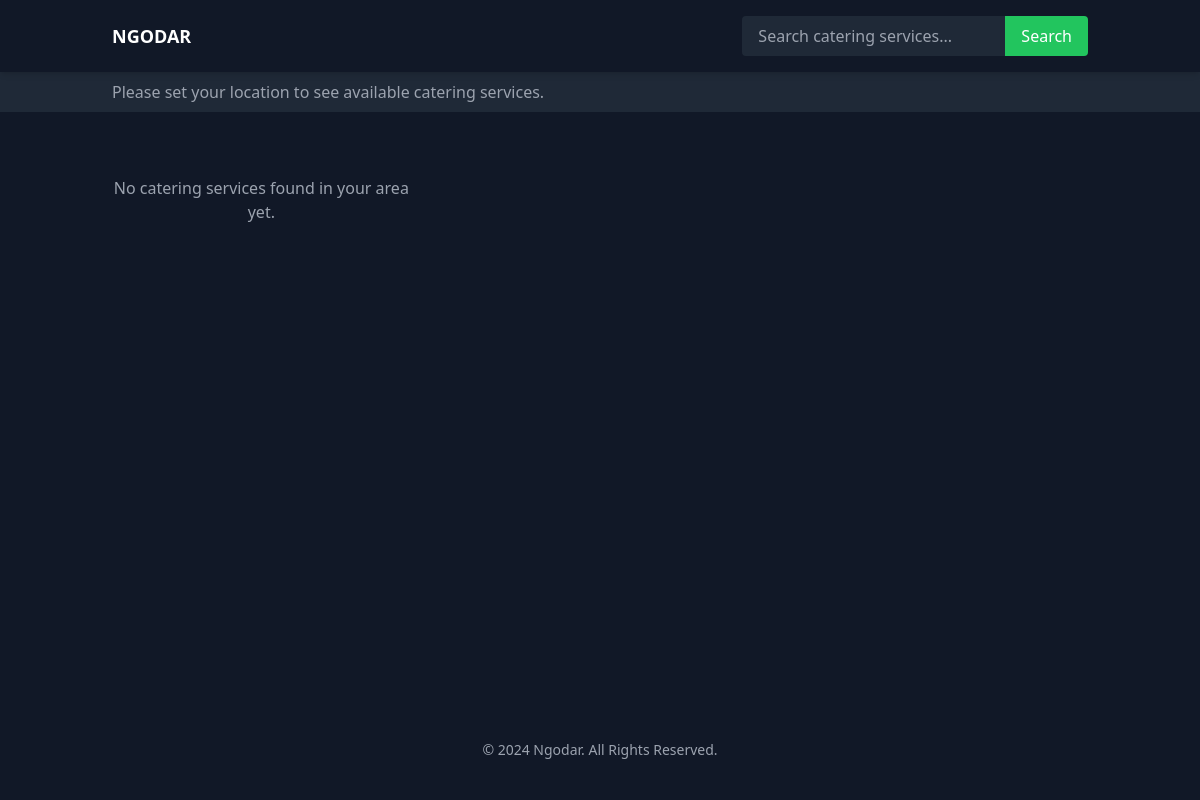
Before: /user-home/catering-list/ (signed in) with the older database file.
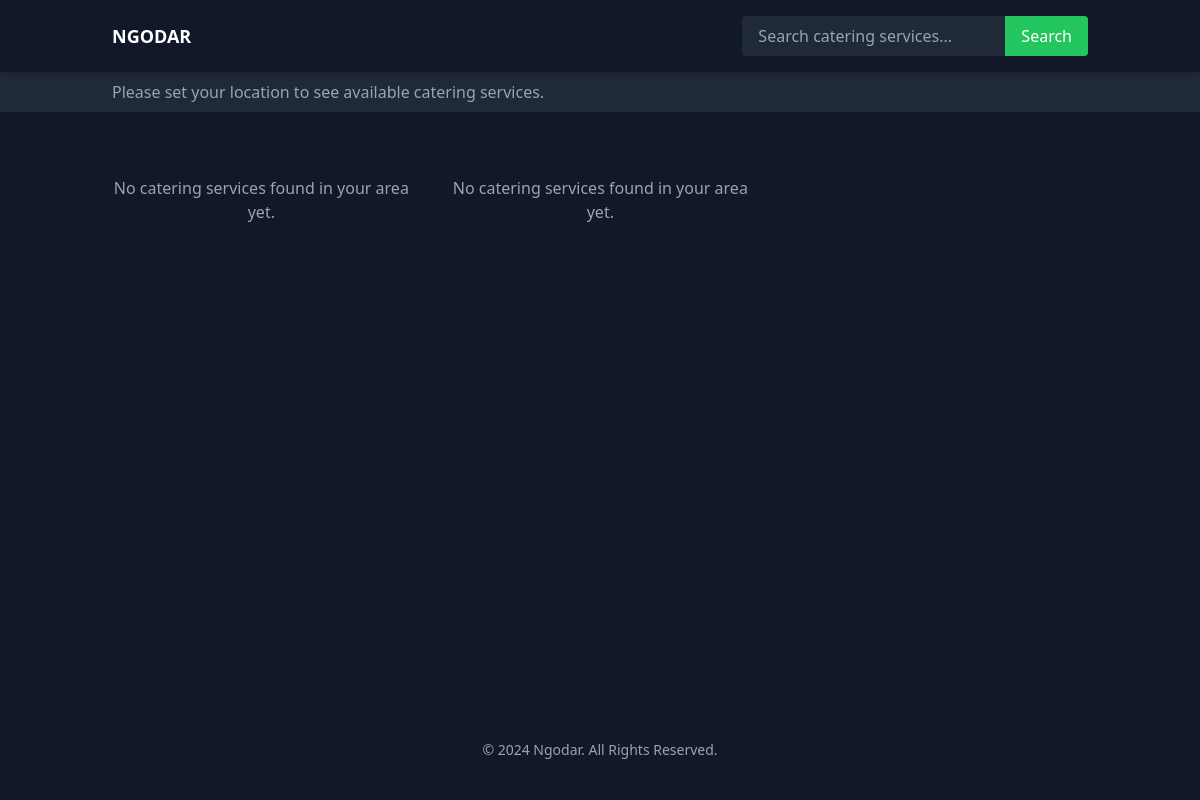
After: the same page with the newer database file.
### ngodars/models.py (models this page shows, shortened)
class PREMISE(models.Model):
    PREMISE = [
        {'hall','Hall'},
        {'catering', 'Catering'},
        {'food','Food'},
    ]
    def validate_image(image):
        if image.size > 5 * 1024 * 1024:  # Limit to 2 MB
            raise ValidationError("Image file too large ( > 5MB )")
        if not image.name.endswith(('.png', '.jpg', '.jpeg')):
            raise ValidationError("Unsupported file extension. Only .png, .jpg, and .jpeg are allowed.")
    premiseID = models.AutoField(primary_key=True)
    premisename = models.TextField()
    premisetype = models.TextField(choices=PREMISE,default=None)
    premiseimage = models.ImageField(upload_to='premise_images/', validators=[validate_image], default=None)
    statearea = models.TextField(default=None)
    poscode = models.TextField(default=None)
    unit = models.TextField(default=None)
    streetname = models.TextField(default=None)
    merchantID = models.ForeignKey(MERCHANT, on_delete=models.CASCADE, default=None)

### ngodars/views.py (the view)
# urls.py: path('user-home/catering-list/', views.catering_list, name='catering_list'),
def catering_list(request):
    user_id = request.session.get('user_id')
    location_data = request.session.get('locations')
    if not request.session.get('user_type') == 'user':
        request.session.flush()
        messages.error(request, "You do not have permission to view this page. Please login again")
        return redirect('login')
    if request.method == 'GET':
        search = request.GET.get('search_query', '')
        if search:
            return redirect('catering_search', search_query=search)
    try:
        user = USER.objects.get(userID=user_id)
        context = {'user': user}
        if location_data:
            try:
                address_obj = ADDRESS.objects.get(
                    userID=user,
                    is_used=True
                )
                context['address'] = address_obj
                premises = PREMISE.objects.filter(poscode=location_data['poscode'])
                premise_type = PREMISE.objects.filter(premisetype='catering')
                context['premise_type'] = premise_type
                context['premises'] = premises
                context['location'] = address_obj
            except ADDRESS.DoesNotExist:
                request.session['locations'] = None
                premises = PREMISE.objects.all()
                context['premises'] = premises
                messages.info(request, "Selected address not found. Showing all available restaurants.")
        else:
            premises = PREMISE.objects.all()
            context['premises'] = premises
        return render(request, 'user/catering_list.html', context)
    except USER.DoesNotExist:
        messages.error(request, "User not found. Please login again")
        return redirect('login')
    except Exception as e:
        messages.error(request, f"An error occurred: {str(e)}")
        return redirect('user_location')

### ngodars/templates/user/catering_list.html (shortened to what this page needs)
{% load static %}
<!DOCTYPE html>
<html lang="en">
<head>
    <script src="https://cdn.tailwindcss.com"></script>
</head>
<body class="bg-gray-900 text-white flex flex-col min-h-screen">
    <header class="sticky top-0 z-50 bg-gray-900 shadow-md">
        <div class="container mx-auto flex justify-between items-center py-4 px-6">
            <div class="flex items-center space-x-10">
                <a href="{% url 'user_home' %}" class="text-lg font-bold uppercase">Ngodar</a>
            </div>
            <nav class="flex space-x-6 items-center">
                <form method="get" action="{% url 'catering_list' %}" class="flex">
                    <input type="text" name="search_query" id="search_query" placeholder="Search catering services..."
                           class="px-4 py-2 rounded-l bg-gray-800 border-gray-700 focus:outline-none focus:border-green-500">
                    <button type="submit" class="bg-green-500 hover:bg-green-600 px-4 py-2 rounded-r">
                        Search
                    </button>
                </form>
            </nav>
        </div>
    </header>
    {% if location %}
        <div class="bg-gray-800 py-2">
            <div class="container mx-auto px-6">
                <p class="text-gray-400">
                     Locating from: {{location.fullname}}, {{ location.unit }}, {{ location.streetname }}, {{ location.statearea }}, {{ location.poscode }}
                </p>
            </div>
        </div>
    {% else %}
    <div class="bg-gray-800 py-2">
        <div class="container mx-auto px-6">
            <p class="text-gray-400">
                Please set your location to see available catering services.
            </p>
        </div>
    </div>
    {% endif %}
    <section class="container mx-auto mt-8 px-4 flex-grow">
        {% if premises %}
            <div class="grid grid-cols-1 md:grid-cols-2 lg:grid-cols-3 gap-6">
                {% for premise in premises %}
                    {% if premise.premisetype == 'catering' %}
                        <a href="{% url 'premise_detail' premise.premiseID %}" class="block">
                            <div class="bg-gray-800 rounded-lg overflow-hidden shadow-lg premise-card animate-on-scroll cursor-pointer">
                                {% if premise.premiseimage %}
                                    <img src="{{ premise.premiseimage.url }}" alt="{{ premise.premisename }}"
                                         class="w-full h-48 object-cover">
                                {% else %}
                                    <div class="w-full h-48 bg-gray-700 flex items-center justify-center">
                                        <span class="text-gray-500">No Image Available</span>
                                    </div>
                                {% endif %}
                                <div class="p-4">
                                    <h3 class="text-xl font-bold mb-2">{{ premise.premisename }}</h3>
                                    <p class="text-gray-400">{{ premise.unit }}, {{ premise.streetname }}</p>
                                    <p class="text-gray-400">{{ premise.statearea }}, {{ premise.poscode }}</p>
                                </div>
                            </div>
                        </a>
                        {% else %}
            <div class="text-center py-8">
                <p class="text-gray-400 animate-on-scroll">No catering services found in your area yet.</p>
            </div>
                    {% endif %}
                {% endfor %}
            </div>
        {% endif %}
    </section>
   <footer class="bg-gray-900 text-center py-6">
    <p class="text-sm text-gray-400 mb-4">&copy; 2024 Ngodar. All Rights Reserved.</p>
    </footer>
</body>
</html>

Changed rows visible on the page:
added PREMISE: shows "No catering services found in your area yet."
